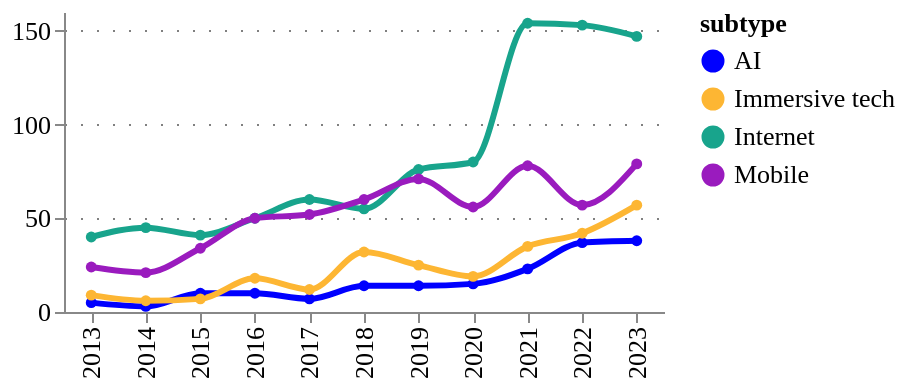

Notebook code cell kept with this figure:
### Code cell
fig = pu.ts_smooth(
    tech_subtype_ts,
    ["AI", "Immersive tech", "Internet", "Mobile"],
    variable= "counts",
    variable_title = "",
    category_column = column,
    width = 300,
    height = 150,
    legend_orient='right',
)
pu.configure_plots(fig)

### Figure 1 — Vega-Lite specification as saved in the notebook (floating-point values rounded to 4 significant figures)
{"config": {"title": {"font": "Averta", "anchor": "start"}, "subtitle": {"font": "Averta"}, "axis": {"labelFont": "Averta", "titleFont": "Averta", "gridColor": "grey", "gridDash": [1, 7], "labelFontSize": 13, "titleFontSize": 13}, "header": {"labelFont": "Averta", "titleFont": "Averta"}, "legend": {"labelFont": "Averta", "titleFont": "Averta", "labelFontSize": 13, "titleFontSize": 13}, "range": {"category": ["#0000FF", "#FDB633", "#18A48C", "#9A1BBE", "#EB003B", "#FF6E47", "#646363", "#0F294A", "#97D9E3", "#A59BEE", "#F6A4B7", "#D2C9C0", "#FFFFFF", "#000000"], "ordinal": {"scheme": ["#0000FF", "#FDB633", "#18A48C", "#9A1BBE", "#EB003B", "#FF6E47", "#646363", "#0F294A", "#97D9E3", "#A59BEE", "#F6A4B7", "#D2C9C0", "#FFFFFF", "#000000"]}}, "view": {"strokeWidth": 0}}, "data": {"name": "data-61f778c67f2b9b634da48bb951367f9d"}, "mark": {"type": "line", "interpolate": "monotone", "point": {"filled": true, "size": 30}, "size": 3, "strokeDash": [0]}, "encoding": {"color": {"field": "subtype", "legend": {"orient": "right"}, "type": "nominal"}, "tooltip": [{"field": "year", "title": "Year", "type": "ordinal"}, {"field": "subtype", "type": "nominal"}, {"field": "counts", "format": ".3f", "title": "", "type": "quantitative"}], "x": {"field": "year", "title": "", "type": "ordinal"}, "y": {"field": "counts", "title": "", "type": "quantitative"}}, "height": 150, "title": {"anchor": "start", "text": "", "fontSize": 14, "subtitle": "", "subtitleFont": "Averta", "subtitleFontSize": 13}, "width": 300, "$schema": "https://vega.github.io/schema/vega-lite/v4.17.0.json", "datasets": {"data-61f778c67f2b9b634da48bb951367f9d": [{"year": 2013, "subtype": "AI", "counts": 5}, {"year": 2014, "subtype": "AI", "counts": 3}, {"year": 2015, "subtype": "AI", "counts": 10}, {"year": 2016, "subtype": "AI", "counts": 10}, {"year": 2017, "subtype": "AI", "counts": 7}, {"year": 2018, "subtype": "AI", "counts": 14}, {"year": 2019, "subtype": "AI", "counts": 14}, {"year": 2020, "subtype": "AI", "counts": 15}, {"year": 2021, "subtype": "AI", "counts": 23}, {"year": 2022, "subtype": "AI", "counts": 37}, {"year": 2023, "subtype": "AI", "counts": 38}, {"year": 2013, "subtype": "Immersive tech", "counts": 9}, {"year": 2014, "subtype": "Immersive tech", "counts": 6}, {"year": 2015, "subtype": "Immersive tech", "counts": 7}, {"year": 2016, "subtype": "Immersive tech", "counts": 18}, {"year": 2017, "subtype": "Immersive tech", "counts": 12}, {"year": 2018, "subtype": "Immersive tech", "counts": 32}, {"year": 2019, "subtype": "Immersive tech", "counts": 25}, {"year": 2020, "subtype": "Immersive tech", "counts": 19}, {"year": 2021, "subtype": "Immersive tech", "counts": 35}, {"year": 2022, "subtype": "Immersive tech", "counts": 42}, {"year": 2023, "subtype": "Immersive tech", "counts": 57}, {"year": 2013, "subtype": "Internet", "counts": 40}, {"year": 2014, "subtype": "Internet", "counts": 45}, {"year": 2015, "subtype": "Internet", "counts": 41}, {"year": 2016, "subtype": "Internet", "counts": 50}, {"year": 2017, "subtype": "Internet", "counts": 60}, {"year": 2018, "subtype": "Internet", "counts": 55}, {"year": 2019, "subtype": "Internet", "counts": 76}, {"year": 2020, "subtype": "Internet", "counts": 80}, {"year": 2021, "subtype": "Internet", "counts": 154}, {"year": 2022, "subtype": "Internet", "counts": 153}, {"year": 2023, "subtype": "Internet", "counts": 147}, {"year": 2013, "subtype": "Mobile", "counts": 24}, {"year": 2014, "subtype": "Mobile", "counts": 21}, {"year": 2015, "subtype": "Mobile", "counts": 34}, {"year": 2016, "subtype": "Mobile", "counts": 50}, {"year": 2017, "subtype": "Mobile", "counts": 52}, {"year": 2018, "subtype": "Mobile", "counts": 60}, {"year": 2019, "subtype": "Mobile", "counts": 71}, {"year": 2020, "subtype": "Mobile", "counts": 56}, {"year": 2021, "subtype": "Mobile", "counts": 78}, {"year": 2022, "subtype": "Mobile", "counts": 57}, {"year": 2023, "subtype": "Mobile", "counts": 79}]}}
